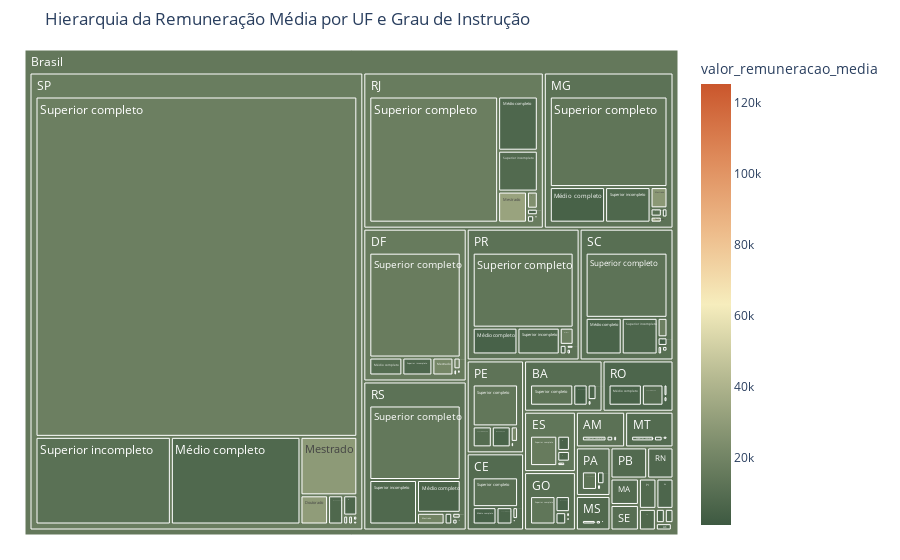

Here is the notebook cell this chart was saved with:
### Code cell
fig.show()

### Figure 1 — Plotly figure (JSON) as saved in the notebook; plotly's stock layout.template omitted (floating-point values rounded to 4 significant figures; data arrays with more than 128 entries replaced by an {"elided": "..."} marker saying what was removed)
{"data": [{"branchvalues": "total", "customdata": {"elided": "330x1 float values"}, "domain": {"x": [0, 1], "y": [0, 1]}, "hovertemplate": "labels=%{label}<br>valor_remuneracao_media_sum=%{value}<br>parent=%{parent}<br>id=%{id}<br>valor_remuneracao_media=%{color}<extra></extra>", "ids": {"elided": "330 str values"}, "labels": {"elided": "330 str values"}, "marker": {"coloraxis": "coloraxis", "colors": {"elided": "330 float values"}}, "name": "", "parents": {"elided": "330 str values"}, "type": "treemap", "values": {"elided": "330 float values"}}], "layout": {"coloraxis": {"colorbar": {"title": {"text": "valor_remuneracao_media"}}, "colorscale": [[0, "rgb(61, 89, 65)"], [0.1667, "rgb(119, 136, 104)"], [0.3333, "rgb(181, 185, 145)"], [0.5, "rgb(246, 237, 189)"], [0.6667, "rgb(237, 187, 138)"], [0.8333, "rgb(222, 138, 90)"], [1, "rgb(202, 86, 44)"]]}, "legend": {"tracegroupgap": 0}, "margin": {"b": 25, "l": 25, "r": 25, "t": 50}, "title": {"text": "Hierarquia da Remuneração Média por UF e Grau de Instrução"}}}
